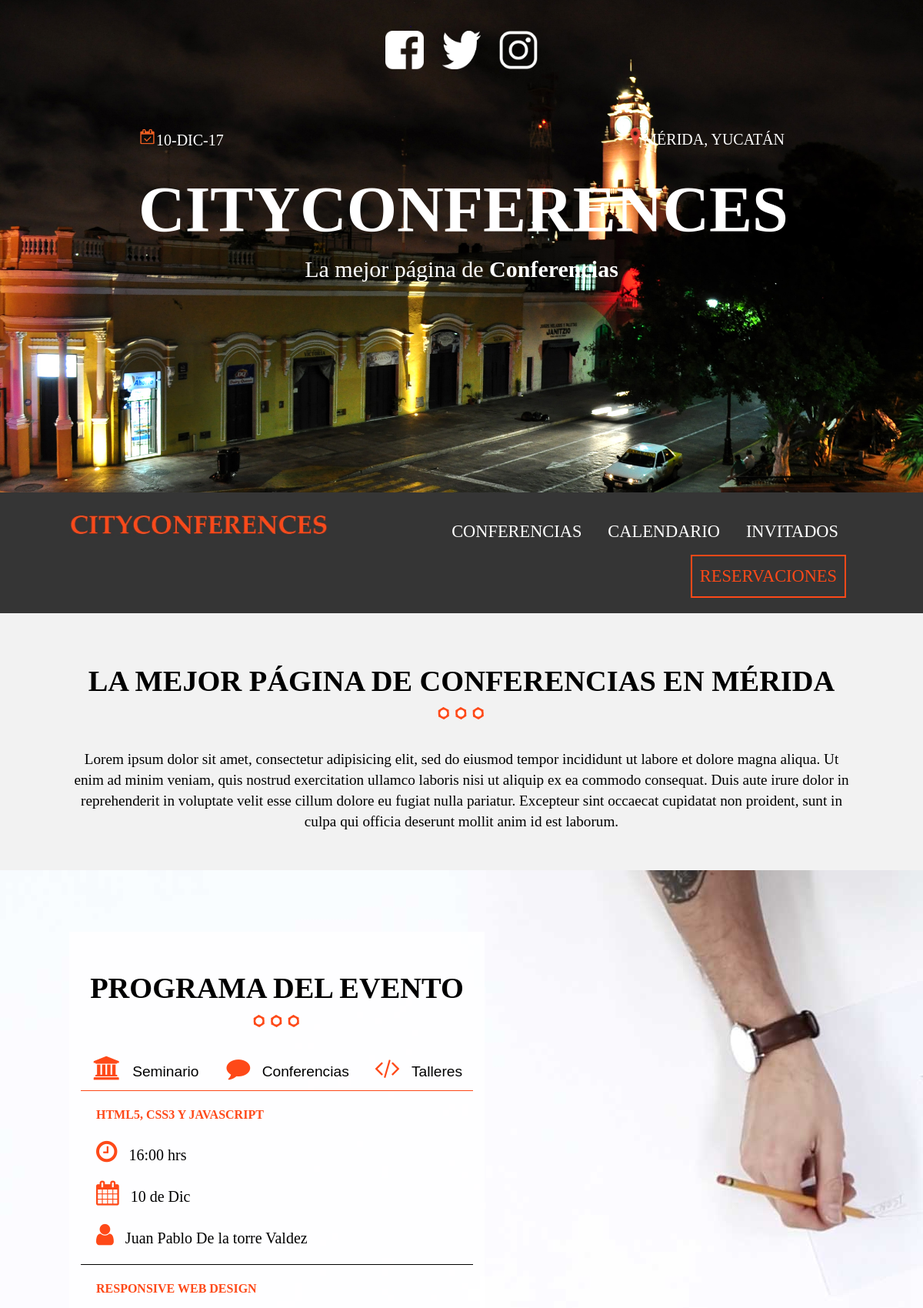
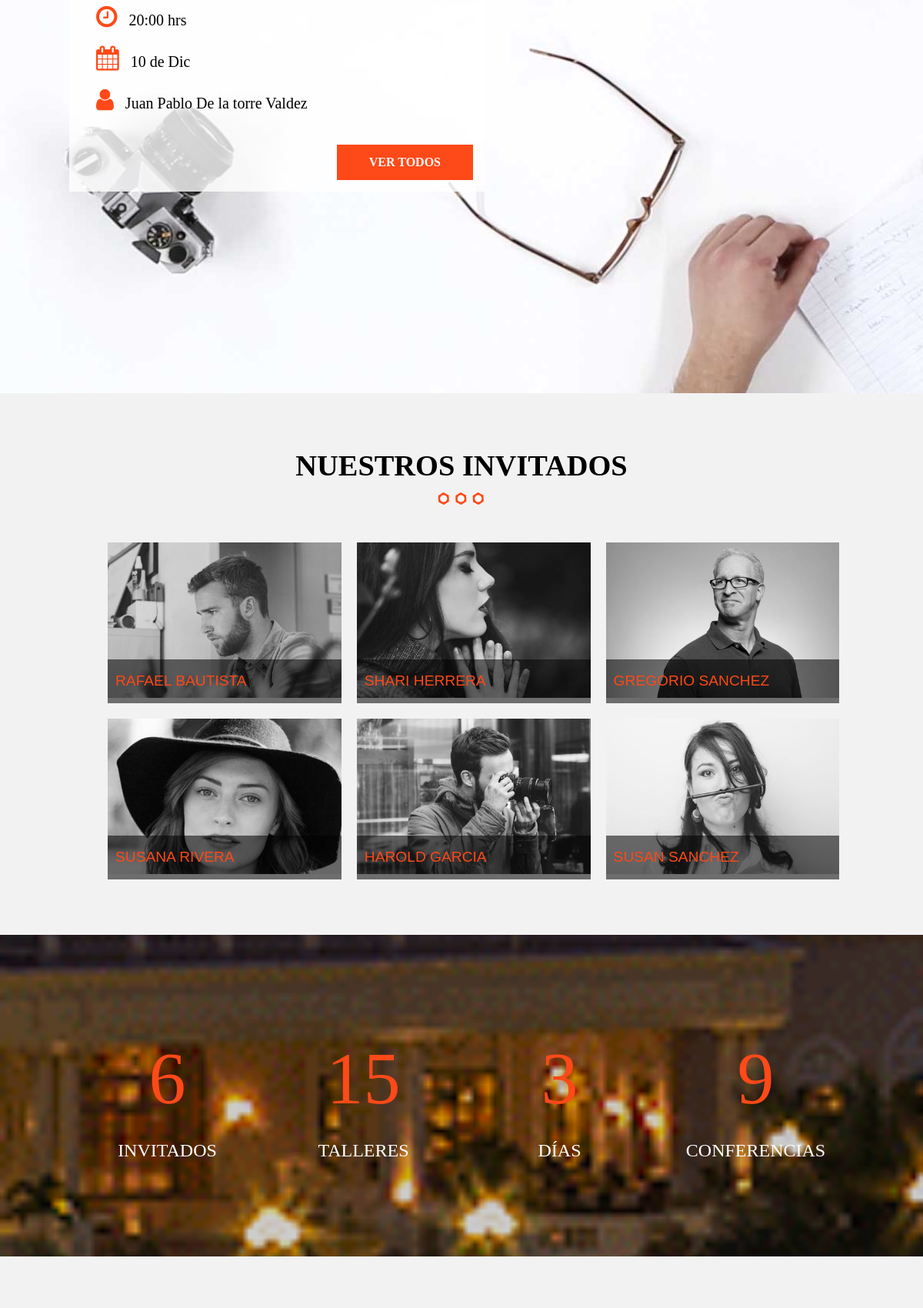
The page / (upper part) on the database its author committed (2 pictures, top to bottom).
### tables this page shows
CREATE TABLE `categoria_evento` (
  `id_categoria` tinyint(10) NOT NULL,
  `cat_evento` varchar(50) NOT NULL,
  `icono` varchar(15) NOT NULL
);

CREATE TABLE `invitados` (
  `invitado_id` tinyint(10) NOT NULL,
  `nombre_invitado` varchar(30) NOT NULL,
  `apellido_invitado` varchar(30) NOT NULL,
  `descripcion` text NOT NULL,
  `uri_imagen` varchar(50) NOT NULL
);

### index.php (the view, shortened to what this page needs)
<?php include_once 'includes/templates/header.php'?>
  <section class="seccion contenedor">
    <h2>La mejor p&aacute;gina de conferencias en M&eacute;rida</h2>
    <p>
      Lorem ipsum dolor sit amet, consectetur adipisicing elit, sed do eiusmod tempor incididunt ut labore et dolore magna aliqua. Ut enim ad minim veniam, quis nostrud exercitation ullamco laboris nisi ut aliquip ex ea commodo consequat. Duis aute irure dolor in reprehenderit in voluptate velit esse cillum dolore eu fugiat nulla pariatur. Excepteur sint occaecat cupidatat non proident, sunt in culpa qui officia deserunt mollit anim id est laborum.
    </p>
  </section>
  <section class="programa" id="seccion-programa">
    <div class="contenedor-video">
        <video autoplay loop poster="bg-talleres.jpg">
            <source src="video/video.mp4" type="video/mp4">
            <source src="video/video.webm" type="video/webm">
            <source src="video/video.ogv" type="video/ogv">
        </video>
    </div>
    <div class="contenido-programa">
        <div class="contenedor">
            <div class="programa-evento">
                <h2>Programa del evento</h2>
                <?php
                    try{
                        require_once ('includes/funciones/db_conexion.php');
                        $sql = "SELECT * FROM `categoria_evento` ";
                        $resultado = $conn->query($sql);
                    }catch (Exception $e) {
                        $error = $e -> getMessage();
                    }
                ?>
                <nav class="menu-programa">
                    <?php while($cat = $resultado->fetch_array(MYSQLI_ASSOC)) { ?>
                        <?php $categoria = $cat['cat_evento']; ?>
                            <a href="#<?php echo strtolower($categoria) ?>">
                                <i class="fa <?php echo $cat['icono'] ?>" aria-hidden="true"></i> <?php echo $categoria ?>
                            </a>
                    <?php } ?>
                </nav>
                <div id="talleres" class="info-curso ocultar clearfix">
                    <div class="detalle-evento">
                        <h3>HTML5, CSS3 y JavaScript</h3>
                        <p><i class="fa fa-clock-o" aria-hidden="true"></i> 16:00 hrs</p>
                        <p><i class="fa fa-calendar" aria-hidden="true"></i> 10 de Dic</p>
                        <p><i class="fa fa-user" aria-hidden="true"></i> Juan Pablo De la torre Valdez</p>
                    </div>
                    <div class="detalle-evento">
                        <h3>Responsive Web Design</h3>
                        <p><i class="fa fa-clock-o" aria-hidden="true"></i> 20:00 hrs</p>
                        <p><i class="fa fa-calendar" aria-hidden="true"></i> 10 de Dic</p>
                        <p><i class="fa fa-user" aria-hidden="true"></i> Juan Pablo De la torre Valdez</p>
                    </div>
                    <a href="#" class="button float-right">Ver todos</a>
                </div>
            </div>
        </div>
    </div>
  </section>
<?php include_once 'includes/templates/invitados.php'; ?>
  <div class="contador parallax">
    <div class="contenedor">
      <ul class="resumen-evento clearfix">
        <li><p class="numero">6</p> Invitados</li>
        <li><p class="numero">15</p> Talleres</li>
        <li><p class="numero">3</p> D&iacute;as</li>
        <li><p class="numero">9</p> Conferencias</li>
      </ul>
    </div>
  </div>
  <section class="precios seccion">
  </section>
<?php include_once 'includes/templates/footer.php'?>

### includes/templates/invitados.php (shortened to what this page needs)
<?php
try{
    require_once ('includes/funciones/db_conexion.php');
    $sql = "SELECT * FROM `invitados`  ";
    $resultado = $conn->query($sql);
}catch (Exception $e){
    $error = $e->getMessage();
}
?>
    <section class="invitados contenedor seccion" id="seccion-invitados">
        <h2>Nuestros invitados</h2>
        <ul class="lista-invitados clearfix">
            <?php while($invitados = $resultado->fetch_assoc() ) { ?>
                <li>
                    <div class="invitado">
                        <img src="imagenes/<?php echo $invitados['uri_imagen']?>" alt="imagen invitado">
                        <p><?php echo $invitados['nombre_invitado'] . " " . $invitados['apellido_invitado'] ?></p>
                    </div>
                </li>
            <?php } ?>
        </ul>
    </section>

### css/main.css (style rules this page uses)
html { box-sizing: border-box; font-size: 16px; line-height: 1.4; }
*:before, *:after { box-sizing: inherit; }
body { margin: 0; background-color: #f2f2f2; font-family: Candara; }
h2 { font-family: Oswald, SansSerif; font-size: 2.4em; text-transform: uppercase; text-align: center; }
h2::after { content: ''; margin: 0 auto; background-image: url(../imagenes/separador.png); height: 30px; width: 100px; display: block; }
h3 { font-family: 'Oswald'; font-size: 16px; color: #fe4918; text-transform: uppercase; }
.clearfix:after { clear: both; content: " "; display: block; height: 0; visibility: hidden; }
.contenedor { width: 95%; margin: 0 auto; }
@media only screen and (min-width: 760px) { .contenedor { width: 85%; } }
section.seccion { padding: 30px 0; }
.seccion p { font-size: 1.2em; text-align: center; }
.parallax::before { width: 100%; height: 100%; position: absolute; top: 0; left: 0; background-repeat: no-repeat; background-size: cover; background-position: center center; background-attachment: fixed; filter: brightness(.8); }
div.contador { position: relative; height: auto; }
div.contador::before { background-image: url(../img/bg-resumen2.gif); content: ''; }
ul { list-style-type: none; }
ul.resumen-evento { position: relative; padding: 120px 0; }
ul.resumen-evento li { width: 50%; float: left; text-align: center; color: #fff; text-transform: uppercase; font-family: "Palatino Linotype"; font-size: 24px; }
@media only screen and (min-width:768px) { ul.resumen-evento li { width: 25%; } }
p.numero { color: #fe4918; font-size: 4em; display: block; margin: 0 0 10px 0; }
.button { background-color: #fe4918; padding: 10px 40px; color: #ffffff; text-transform: uppercase; font-weight: bold; font-family: "Lucida Sans Unicode"; text-decoration: none; font-size: 1em; margin-top: 20px; display: inline-block; transition: all .3s ease; border: 2px solid #fe4918; }
ul.lista-invitados li { padding: 10px; float: left; }
@media only screen and (min-width:480px) { ul.lista-invitados li { width: 40%; } }
@media only screen and (min-width: 768px) { ul.lista-invitados li { width: 31%; } }
div.invitado { position: relative; overflow: hidden; }
div.invitado img { max-width: 100%; //filter: gray; -webkit-filter: grayscale(1); -webkit-transition: all .5s ease-in-out; }
div.invitado p { position: absolute; bottom: 0; left: 0; padding: 15px 10px; margin: 0; background-color: rgba(0, 0, 0, 0.55); width: 100%; text-align: left; font-family: 'Oswald', sans-serif; color: #fe4918; text-transform: uppercase; -webkit-transition: all .5s ease-in-out; }

### css/seccion-programa.css (style rules this page uses)
.float-right { float: right; }
section.programa { position: relative; }
div.contenedor-video { max-width: 100%; overflow-x: hidden; }
div.contenido-programa { position: absolute; top: 0; left: 0; height: 100%; width: 100%; }
div.programa-evento { background-color: rgba(255, 255, 255, .8); padding: 15px; margin-top: 80px; }
@media only screen and (min-width: 768px) { div.programa-evento { width: 70%; } }
@media only screen and (min-width: 992px) { div.programa-evento { width: 50%; } }
nav.menu-programa { width: 100%; border-bottom: 1px solid #fe4918; padding-bottom: 10px; }
@media only screen and (min-width: 768px) { nav.menu-programa { display: table; } }
nav.menu-programa a { display: block; text-align: center; color: #000000; text-decoration: none; font-family: 'Oswald', sans-serif; margin-bottom: 10px; font-size: 1.2em; }
@media only screen and (min-width: 768px) { nav.menu-programa a { display: table-cell; } }
nav.menu-programa a i, div.detalle-evento p i { color: #fe4918; font-size: 1.6em; margin-right: 10px; }
div.detalle-evento { margin-top: 20px; border-bottom: 1px solid black; padding: 0px 20px; }
div.detalle-evento:nth-child(2) { border: none; }
div.detalle-evento p { margin-bottom: 20px; font-size: 20px; }

### rows shown on the page
categoria_evento: cat_evento "Seminario"
categoria_evento: cat_evento "Conferencias"
categoria_evento: cat_evento "Talleres"
invitados: uri_imagen (picture), nombre_invitado "RAFAEL", apellido_invitado "BAUTISTA"
invitados: uri_imagen (picture), nombre_invitado "SHARI", apellido_invitado "HERRERA"
invitados: uri_imagen (picture), nombre_invitado "GREGORIO", apellido_invitado "SANCHEZ"
invitados: uri_imagen (picture), nombre_invitado "SUSANA", apellido_invitado "RIVERA"
invitados: uri_imagen (picture), nombre_invitado "HAROLD", apellido_invitado "GARCIA"
invitados: uri_imagen (picture), nombre_invitado "SUSAN", apellido_invitado "SANCHEZ"
